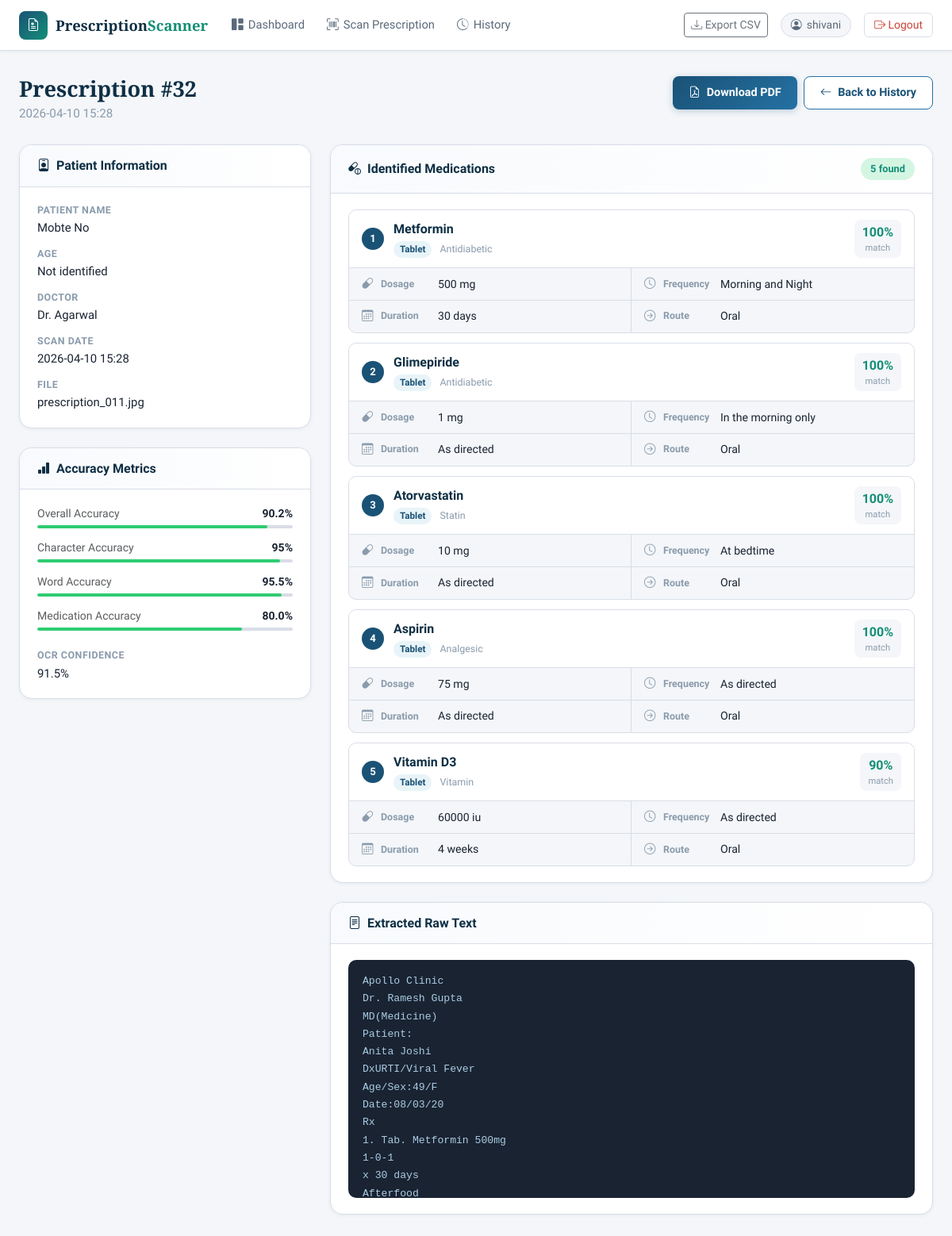
The page /prescription/32 (signed in) on the database its author committed.
### tables this page shows
CREATE TABLE prescriptions (
        id INTEGER PRIMARY KEY AUTOINCREMENT,
        user_id INTEGER NOT NULL,
        original_filename TEXT,
        stored_filename TEXT,
        scan_date TIMESTAMP DEFAULT CURRENT_TIMESTAMP,
        patient_name TEXT,
        patient_age TEXT,
        doctor_name TEXT,
        raw_text TEXT,
        ocr_confidence REAL,
        overall_accuracy REAL,
        medications_json TEXT,
        accuracy_metrics_json TEXT,
        pdf_path TEXT,
        notes TEXT,
        FOREIGN KEY (user_id) REFERENCES users(id)
    );

### app.py (the view)
@app.route('/prescription/<int:rx_id>')
@login_required
def view_prescription(rx_id):
    prescription = get_prescription_by_id(rx_id, session['user_id'])
    if not prescription:
        flash('Prescription not found.', 'danger')
        return redirect(url_for('history'))
    return render_template('view_prescription.html', prescription=prescription)

### app.py (called while the page is built)
def login_required(f):
    @wraps(f)
    def decorated(*args, **kwargs):
        if 'user_id' not in session:
            flash('Please log in to access this page.', 'warning')
            return redirect(url_for('login'))
        return f(*args, **kwargs)
    return decorated

### models.py (called while the page is built)
def get_db():
    os.makedirs(os.path.dirname(DB_PATH), exist_ok=True)
    conn = sqlite3.connect(DB_PATH)
    conn.row_factory = sqlite3.Row
    return conn

def get_prescription_by_id(rx_id, user_id):
    conn = get_db()
    c = conn.cursor()
    c.execute('SELECT * FROM prescriptions WHERE id = ? AND user_id = ?', (rx_id, user_id))
    row = c.fetchone()
    conn.close()
    if row:
        d = dict(row)
        d['medications'] = json.loads(d.get('medications_json') or '[]')
        d['accuracy_metrics'] = json.loads(d.get('accuracy_metrics_json') or '{}')
        return d
    return None

### templates/view_prescription.html (shortened to what this page needs)
{% extends 'base.html' %}
{% block content %}
<div class="page-container">
    <div class="page-header">
        <div>
            <h1 class="page-title">Prescription #{{ prescription.id }}</h1>
            <p class="page-subtitle">{{ prescription.scan_date[:16] if prescription.scan_date else '' }}</p>
        </div>
        <div class="d-flex gap-2">
            {% if prescription.pdf_path %}
            <a href="{{ url_for('download_pdf', rx_id=prescription.id) }}" class="btn btn-primary-app">
                <i class="bi bi-file-earmark-pdf me-2"></i>Download PDF
            </a>
            {% endif %}
            <a href="{{ url_for('history') }}" class="btn btn-outline-app">
                <i class="bi bi-arrow-left me-2"></i>Back to History
            </a>
        </div>
    </div>
    <div class="row g-4">
        <div class="col-lg-4">
            <div class="section-card mb-4">
                <div class="section-card-header"><h5><i class="bi bi-person-badge me-2"></i>Patient Information</h5></div>
                <div class="section-card-body">
                    <div class="detail-list">
                        <div class="detail-row"><span class="dr-label">Patient Name</span><span class="dr-value">{{ prescription.patient_name or 'Not identified' }}</span></div>
                        <div class="detail-row"><span class="dr-label">Age</span><span class="dr-value">{{ prescription.patient_age or 'Not identified' }}</span></div>
                        <div class="detail-row"><span class="dr-label">Doctor</span><span class="dr-value">{{ prescription.doctor_name or 'Not identified' }}</span></div>
                        <div class="detail-row"><span class="dr-label">Scan Date</span><span class="dr-value">{{ prescription.scan_date[:16] if prescription.scan_date else '-' }}</span></div>
                        <div class="detail-row"><span class="dr-label">File</span><span class="dr-value small">{{ prescription.original_filename or '-' }}</span></div>
                    </div>
                </div>
            </div>
            <div class="section-card">
                <div class="section-card-header"><h5><i class="bi bi-bar-chart-fill me-2"></i>Accuracy Metrics</h5></div>
                <div class="section-card-body">
                    {% set acc = prescription.accuracy_metrics %}
                    <div class="metric-list">
                        {% for label, key in [('Overall Accuracy','overall_accuracy'),('Character Accuracy','character_accuracy'),('Word Accuracy','word_accuracy'),('Medication Accuracy','medication_accuracy')] %}
                        <div class="metric-list-item">
                            <div class="d-flex justify-content-between mb-1">
                                <span class="small text-muted">{{ label }}</span>
                                <span class="small fw-semibold">{{ acc.get(key, 0) }}%</span>
                            </div>
                            <div class="metric-bar">
                                <div class="metric-bar-fill" style="width:{{ acc.get(key, 0) }}%; background: {{ '#2ecc71' if acc.get(key,0) > 70 else '#f39c12' if acc.get(key,0) > 40 else '#e74c3c' }};"></div>
                            </div>
                        </div>
                        {% endfor %}
                        <div class="detail-row mt-2"><span class="dr-label">OCR Confidence</span><span class="dr-value">{{ prescription.ocr_confidence or 0 }}%</span></div>
                    </div>
                </div>
            </div>
        </div>
        <div class="col-lg-8">
            <div class="section-card mb-4">
                <div class="section-card-header">
                    <h5><i class="bi bi-capsule-pill me-2"></i>Identified Medications</h5>
                    <span class="meds-count-badge">{{ prescription.medications|length }} found</span>
                </div>
                <div class="section-card-body">
                    {% if prescription.medications %}
                        {% for med in prescription.medications %}
                        <div class="med-card">
                            <div class="med-card-header">
                                <div class="med-number">{{ loop.index }}</div>
                                <div class="med-main">
                                    <div class="med-name">{{ med.name }}</div>
                                    <span class="med-type-badge med-type-{{ med.type }}">{{ med.type or 'tablet' }}</span>
                                    <span class="med-category">{{ (med.category or '').replace('_',' ') }}</span>
                                </div>
                                <div class="med-confidence">
                                    <span class="conf-val">{{ med.match_confidence }}%</span>
                                    <span class="conf-label">match</span>
                                </div>
                            </div>
                            <div class="med-details">
                                <div class="med-detail-item">
                                    <i class="bi bi-capsule"></i>
                                    <span class="med-detail-label">Dosage</span>
                                    <span class="med-detail-value">{{ med.dosage }}</span>
                                </div>
                                <div class="med-detail-item">
                                    <i class="bi bi-clock"></i>
                                    <span class="med-detail-label">Frequency</span>
                                    <span class="med-detail-value">{{ med.frequency }}</span>
                                </div>
                                <div class="med-detail-item">
                                    <i class="bi bi-calendar3"></i>
                                    <span class="med-detail-label">Duration</span>
                                    <span class="med-detail-value">{{ med.duration }}</span>
                                </div>
                                <div class="med-detail-item">
                                    <i class="bi bi-arrow-right-circle"></i>
                                    <span class="med-detail-label">Route</span>
                                    <span class="med-detail-value">{{ med.route }}</span>
                                </div>
                            </div>
                        </div>
                        {% endfor %}
                    {% else %}
                    <div class="empty-state small-empty">
                        <i class="bi bi-search"></i>
                        <p>No medications were identified in this prescription.</p>
                    </div>
                    {% endif %}
                </div>
            </div>
            <div class="section-card">
                <div class="section-card-header">
                    <h5><i class="bi bi-file-text me-2"></i>Extracted Raw Text</h5>
                </div>
                <div class="section-card-body">
                    <pre class="raw-text-pre">{{ prescription.raw_text or 'No text extracted.' }}</pre>
                </div>
            </div>
        </div>
    </div>
</div>
{% endblock %}

### rows shown on the page
prescriptions: id "32", scan_date "2026-04-10 15:28", patient_name "Mobte No", doctor_name "Dr. Agarwal", original_filename "prescription_011.jpg", ocr_confidence "91.5", raw_text "Apollo Clinic Dr. Ramesh Gupta MD(Medicine) Patient: Anita Joshi DxURTI/Viral Fever Age/Sex:49/F Date:08/03/20 Rx 1. Tab. Metformin 500mg 1-0-1 x 30 days Afterfood…"

### other values the page prints
{{ session.get('user_name', 'User') }} "shivani"
{{ prescription.patient_age or 'Not identified' }} "Not identified"
{{ label }} "Overall Accuracy" "Character Accuracy" "Word Accuracy" "Medication Accuracy"
{{ acc.get(key, 0) }} "90.2" "95" "95.5" "80.0"
{{ prescription.medications|length }} "5"
{{ med.name }} "Metformin" "Glimepiride" "Atorvastatin" "Aspirin" "Vitamin D3"
{{ med.type or 'tablet' }} "Tablet" "Tablet" "Tablet" "Tablet" "Tablet"
{{ (med.category or '').replace('_',' ') }} "Antidiabetic" "Antidiabetic" "Statin" "Analgesic" "Vitamin"
{{ med.match_confidence }} "100" "100" "100" "100" "90"
{{ med.dosage }} "500 mg" "1 mg" "10 mg" "75 mg" "60000 iu"
{{ med.frequency }} "Morning and Night" "In the morning only" "At bedtime" "As directed" "As directed"
{{ med.duration }} "30 days" "As directed" "As directed" "As directed" "4 weeks"
{{ med.route }} "Oral" "Oral" "Oral" "Oral" "Oral"
